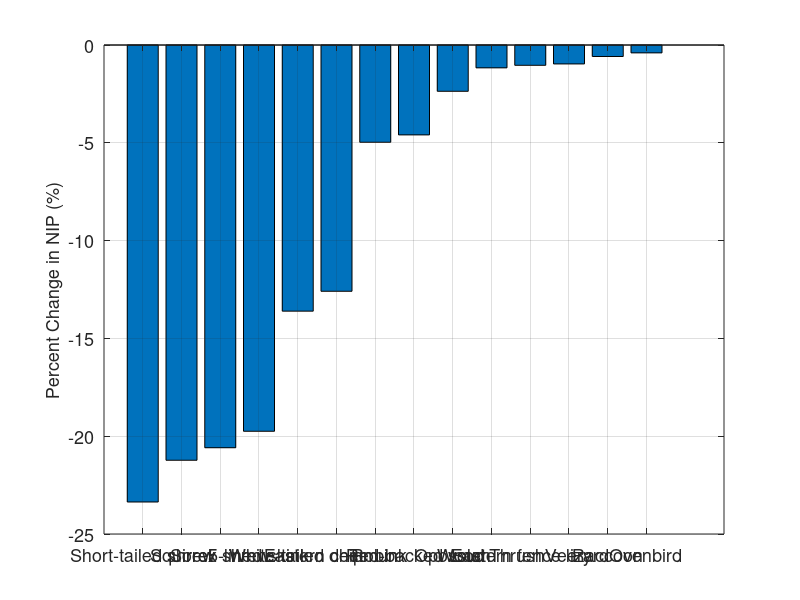
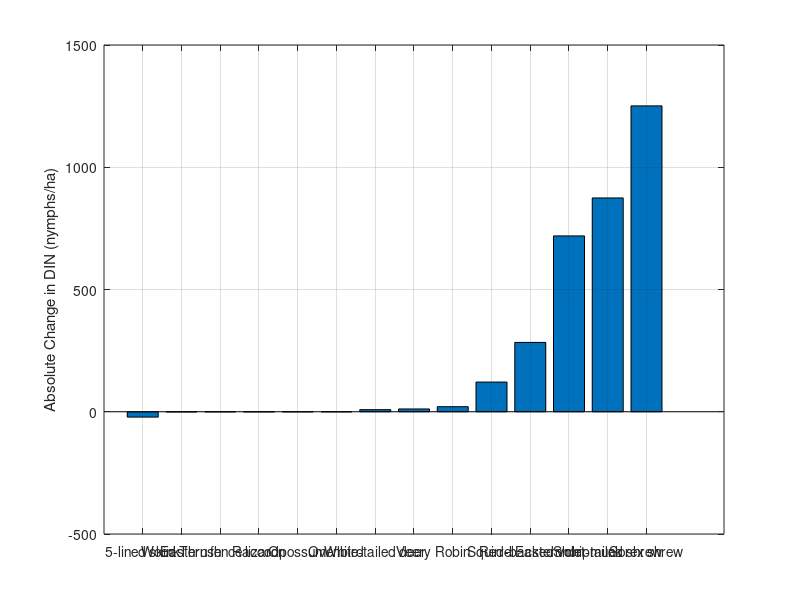
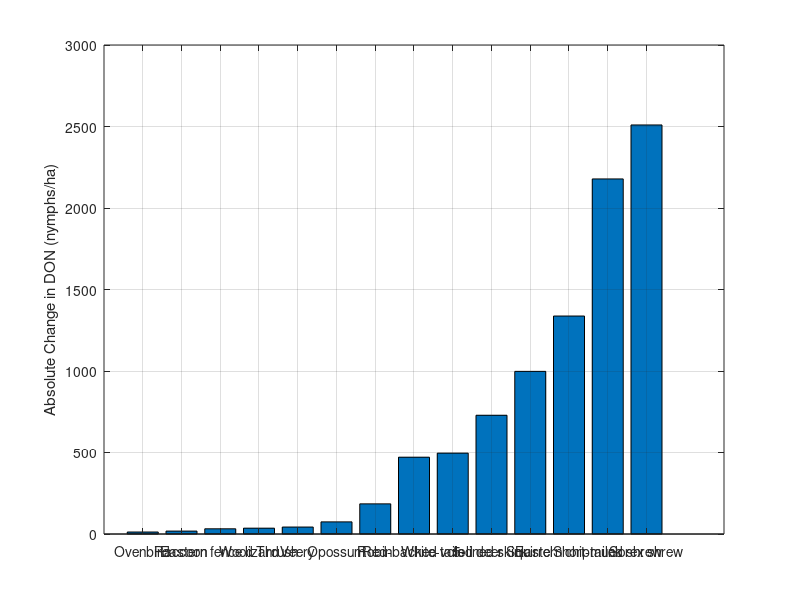
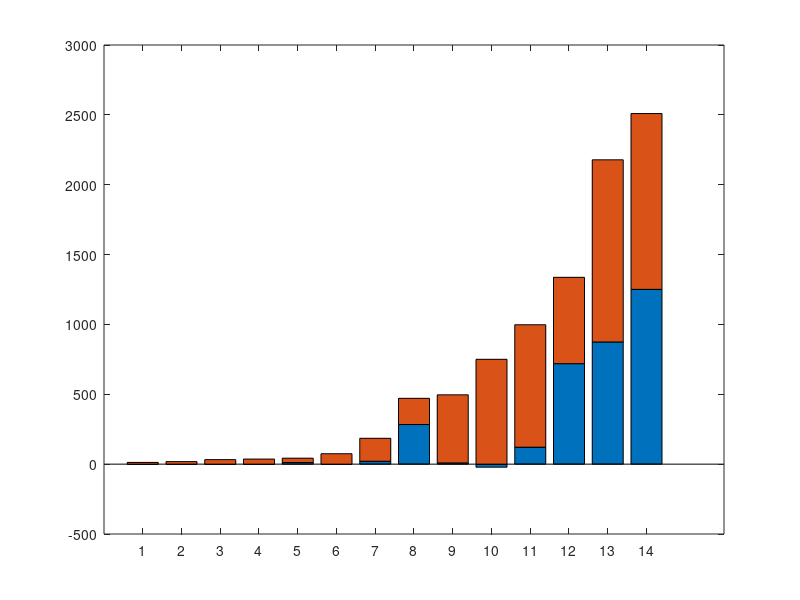

These charts were generated, in order, by the following MATLAB code: (Note: this script raises an error after producing the figures.)
close all; clear all;

%% Host data

% Constant host densities
N = [40; 20; 30; 30; 25; 2.1; 6; 1.9; 0.25; 1; 0.2; 1.6; 2; 6.3; 25];

%Realized reservoir competence
C = [92.1; 61.2; 55; 51.2; 41.8; 28.9; 14.7; 13.8; 4.6; 2.6; 1.3; 1.3; 1.1; 2; 0];

%Tick preference (#larvae/#hosts)
b = [73.4; 23.3; 44.5; 84.6; 87.8; 20; 165.4; 96; 1963.3; 73.3; 88; 22; 6; 5; 28.9];

L = 115000; s = 0.4333;

SLsum0 = 0; 
for i = 1:length(b)
    SLsum0 = SLsum0+b(i)*N(i);
end

z = -L*log(1-0.1/s)/SLsum0;

%% Host combinations to compare (each row is a scenario)
hosts = [1,0,0,0,0,0,0,0,0,0,0,0,0,0,0;
    1,1,0,0,0,0,0,0,0,0,0,0,0,0,0; 
    1,0,1,0,0,0,0,0,0,0,0,0,0,0,0; 
    1,0,0,1,0,0,0,0,0,0,0,0,0,0,0; 
    1,0,0,0,1,0,0,0,0,0,0,0,0,0,0; 
    1,0,0,0,0,1,0,0,0,0,0,0,0,0,0; 
    1,0,0,0,0,0,1,0,0,0,0,0,0,0,0; 
    1,0,0,0,0,0,0,1,0,0,0,0,0,0,0;
    1,0,0,0,0,0,0,0,1,0,0,0,0,0,0;
    1,0,0,0,0,0,0,0,0,1,0,0,0,0,0;
    1,0,0,0,0,0,0,0,0,0,1,0,0,0,0;
    1,0,0,0,0,0,0,0,0,0,0,1,0,0,0;
    1,0,0,0,0,0,0,0,0,0,0,0,1,0,0;
    1,0,0,0,0,0,0,0,0,0,0,0,0,1,0;
    1,0,0,0,0,0,0,0,0,0,0,0,0,0,1];

% hosts = [1,1,1,1,1,1,1,1,1,1,1,1,1,1,1;
%     1,0,1,1,1,1,1,1,1,1,1,1,1,1,1; 
%     1,1,0,1,1,1,1,1,1,1,1,1,1,1,1; 
%     1,1,1,0,1,1,1,1,1,1,1,1,1,1,1;
%     1,1,1,1,0,1,1,1,1,1,1,1,1,1,1;
%     1,1,1,1,1,0,1,1,1,1,1,1,1,1,1;
%     1,1,1,1,1,1,0,1,1,1,1,1,1,1,1;
%     1,1,1,1,1,1,1,0,1,1,1,1,1,1,1;
%     1,1,1,1,1,1,1,1,0,1,1,1,1,1,1;
%     1,1,1,1,1,1,1,1,1,0,1,1,1,1,1;
%     1,1,1,1,1,1,1,1,1,1,0,1,1,1,1;
%     1,1,1,1,1,1,1,1,1,1,1,0,1,1,1;
%     1,1,1,1,1,1,1,1,1,1,1,1,0,1,1;
%     1,1,1,1,1,1,1,1,1,1,1,1,1,0,1;
%     1,1,1,1,1,1,1,1,1,1,1,1,1,1,0];

% hosts = [1,1,1,1,1,1,1,1,1,1,1,1,1,1,1;
%     1,1,1,1,1,1,1,0,0,0,0,1,1,1,1; 
%     1,1,0,0,0,0,1,0,0,0,0,1,1,1,1; 
%     1,1,0,0,0,0,1,0,0,0,0,1,1,0,0;
%     1,0,0,0,0,0,0,0,0,0,0,0,0,0,0];

% hosts = [1,0,0,0,0,0,0,0,0,0,0,0,0,0,0;
%     1,1,1,1,1,0,1,0,0,0,0,0,0,0,0;
%     1,1,1,1,1,1,1,1,0,0,0,1,1,1,1;
%     1,1,1,1,1,1,1,1,1,1,1,1,1,1,1];


host_labels = {'All hosts', 'Red-backed vole', 'Eastern chipmunk', 'Sorex shrew', 'Short-tailed shrew', 'Veery', 'Squirrel', 'Robin', 'White-tailed deer', 'Opossum', 'Raccoon', 'Wood Thrush', 'Ovenbird', 'Eastern fence lizard', '5-lined skink'};  % <-- replace with your actual species if needed
%host_labels = {'All hosts','Birds','M & L mammals', 'Lizards', 'Non-mouse S mammals'};
% host_labels = {'Mice','Small mammals','Lizards and birds', 'All hosts'};

num_combos = size(hosts,1);
num_hosts = size(N,1);

%% Computation

% Set up empty vectors
sum_bH = zeros(num_combos,1);
sum_bHM = zeros(num_combos,1);
I = zeros(num_combos,1);
T = zeros(num_combos,1);
U = zeros(num_combos,1);

% Loop through host combinations
for i = 1:num_combos
    % Compute K and sum
    for j = 1:num_hosts
        if hosts(i,j) == 1
            sum_bH(i) = sum_bH(i) + b(j) * N(j);
        end
    end

    % Compute I
    for j = 1:num_hosts
        if hosts(i,j) == 1
            I(i) = I(i) + b(j) .* N(j) * (C(j)/100) ./ sum_bH(i);
        end
    end
    % Compute Larvae that Become Nymphs after Feeding
    for j = 1:num_hosts
        if hosts(i,j) == 1
            T(i) = T(i) + b(j)* N(j) * (C(j)/100) ./ sum_bH(i);
            U(i) = U(i) + b(j)* N(j) ./ sum_bH(i);
        end
    end
end

% Compute S
S = (1-exp(-z/L*sum_bH));

% Compute NIP and DIN
%I(1) = 0;

NIP = I;
DIN = L.*s.*S.*T;
DON = L.*s.*S.*U;
uninfected = DON - DIN;
old_DIN = L.*s.*T;

% Compute percent change
percent_changeNIP = zeros(num_combos-1,1);
absolute_changeDIN = zeros(num_combos-1,1);
absolute_changeDON = zeros(num_combos-1,1);
absolute_changeoldDIN = zeros(num_combos-1,1);
absolute_changeuninfected = zeros(num_combos-1,1);

for i=2:num_combos
    percent_changeNIP(i-1) = 100*((NIP(i)-NIP(1))/NIP(1));
    absolute_changeDIN(i-1) = (DIN(i)-DIN(1));
    absolute_changeDON(i-1) = (DON(i)-DON(1));
    absolute_changeoldDIN(i-1) = (old_DIN(i)-old_DIN(1));
end

% Compute changes relative to baseline (row 1)
change_infected = DIN(2:end) - DIN(1);
change_uninfected = uninfected(2:end) - uninfected(1);


[percent_change_sortedNIP, idx] = sort(percent_changeNIP, 'ascend');
sorted_labelsNIP = host_labels(2:end); % still a cell array
sorted_labelsNIP = sorted_labelsNIP(idx);
[absolute_change_sortedDIN, idx] = sort(absolute_changeDIN, 'ascend');
sorted_labelsDIN = host_labels(2:end); % still a cell array
sorted_labelsDIN = sorted_labelsDIN(idx);
[absolute_change_sortedDON, idx] = sort(absolute_changeDON, 'ascend');
sorted_labelsDON = host_labels(2:end); % still a cell array
sorted_labelsDON = sorted_labelsDON(idx);
[absolute_change_sortedold_DIN, idx] = sort(absolute_changeoldDIN, 'ascend');
sorted_labelsoldDIN = host_labels(2:end); % still a cell array
sorted_labelsoldDIN = sorted_labelsoldDIN(idx);

figure(1); % wider, for labels
b1 = bar(percent_change_sortedNIP);
set(gca,'XTick',1:length(sorted_labelsNIP),'XTickLabel',sorted_labelsNIP,'FontSize',13)
xtickangle(45)
ylabel('Percent Change in NIP (%)','FontSize',13)
grid on


figure(2);
b2 = bar(absolute_change_sortedDIN);
set(gca,'XTick',1:length(sorted_labelsDIN),'XTickLabel',sorted_labelsDIN)
xtickangle(45)
ylabel('Absolute Change in DIN (nymphs/ha)')
grid on



figure(3);
b4 = bar(absolute_change_sortedDON);
set(gca,'XTick',1:length(sorted_labelsDON),'XTickLabel',sorted_labelsDON)
xtickangle(45)
ylabel('Absolute Change in DON (nymphs/ha)')
grid on

[~, idx] = sort(change_infected + change_uninfected, 'ascend');
sorted_labels = host_labels(2:end);
sorted_labels = sorted_labels(idx);

% Sort the changes
sorted_change_infected = change_infected(idx);
sorted_change_uninfected = change_uninfected(idx);

% Stack the changes
stacked_data = [sorted_change_infected, sorted_change_uninfected];

% Plot
figure(4);
b = bar(stacked_data, 'stacked');
b(1).FaceColor = [0.85, 0.33, 0.10];
b(2).FaceColor = [0.00, 0.45, 0.74];
set(gca, 'XTick', 1:length(sorted_labelsDON), 'XTickLabel', sorted_labelsDON, 'FontSize', 13)
xtickangle(45)
ylabel({'Absolute Change in DON', '(nymphs/ha)'}, 'FontSize', 13)
legend({'Infected', 'Uninfected'}, 'Location', 'best')
% ylim([-100 2500])
grid on
